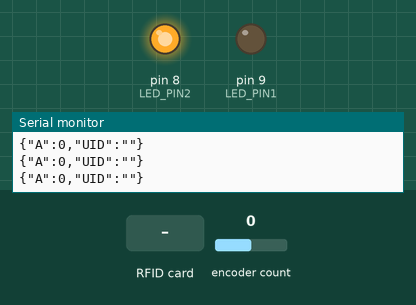
This sketch was run on a simulated Arduino Uno, built with avr-gcc and run on an emulated ATmega328P. On the bench: output pins drawn as LEDs (lit = HIGH), the last lines printed to the serial monitor. The test bench sets the inputs (shaded band); at power-on: encoder count 0. Pins used as bus, display or sensor lines are not drawn.

Above: at 1.2 s.
1.3 s: encoder count set to 1
At 2.0 s:
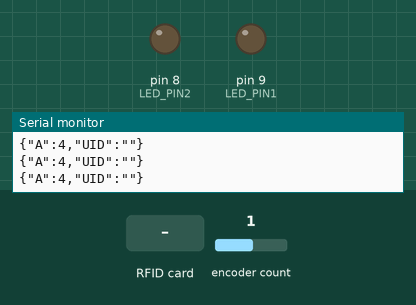
2.8 s: RFID card 5E 7A 19 C4 held to the reader
At 3.3 s:
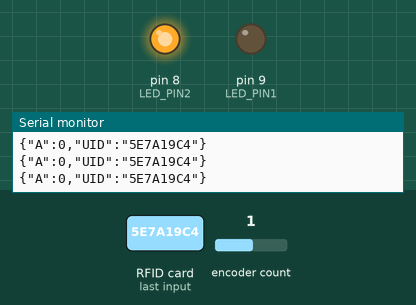
4.3 s: encoder count set to 2
At 5.3 s:
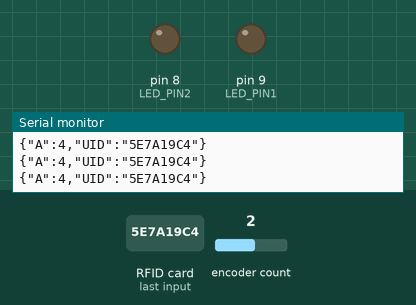
Timing chart, 0 to 7.3 s (numbered marks = the images above; inputs shaded):
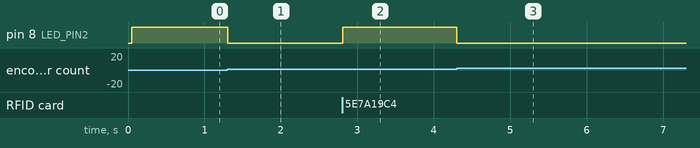

The sketch:

finalrfidreset.ino
```cpp
#include <Arduino.h>
#include <Encoder.h>
#include <EEPROM.h>
#include <SPI.h>
#include <MFRC522.h>
#include <ArduinoJson.h>

#define LED_PIN1 9
#define LED_PIN2 8
#define ENCODER_A_PIN 2
#define ENCODER_B_PIN 3
#define SS_PIN 10
#define RST_PIN 5

Encoder encoder(ENCODER_A_PIN, ENCODER_B_PIN);
MFRC522 rfid(SS_PIN, RST_PIN);

long position = 0;
long A = 0;
String uidString;
String number;
String preUid;
const long minEncoderValue = 0;
const long maxEncoderValue = 200;

const int maxNumberCount = 10;
String numberArray[maxNumberCount];
int numberCount = 0;

void setup() {
  Serial.begin(115200);
  SPI.begin();
  rfid.PCD_Init();
  pinMode(LED_PIN1, OUTPUT);
  pinMode(LED_PIN2, OUTPUT);
}

void loop() {
  DynamicJsonDocument jsonDoc(128);

  long newPosition = encoder.read();
  if (newPosition < minEncoderValue) {
    newPosition = minEncoderValue;
  } else if (newPosition > maxEncoderValue) {
    newPosition = maxEncoderValue;
  }
  long positionChange = newPosition - position;
  if (positionChange > 0 || position >= -positionChange) {
    position = newPosition;
  }
  A = position;

  jsonDoc["A"] = A;
  if (A == maxEncoderValue) {
    digitalWrite(LED_PIN1, HIGH);
  } else if (A == minEncoderValue) {
    digitalWrite(LED_PIN2, HIGH);
  } else {
    digitalWrite(LED_PIN1, LOW);
    digitalWrite(LED_PIN2, LOW);
  }

  // Your existing code...

  if (rfid.PICC_IsNewCardPresent()) {
    if (rfid.PICC_ReadCardSerial()) {
      String uidString = "";
      for (int i = 0; i < rfid.uid.size; i++) {
        char buffer[3];
        sprintf(buffer, "%02X", rfid.uid.uidByte[i]);
        uidString += buffer;
      }

      number = uidString;
      preUid = uidString;

      // Reset encoder data when a new card is detected
      resetEncoderData();

      // Store number in the array if it's not already in the array
      if (!isNumberInArray(number)) {
        if (numberCount < maxNumberCount) {
          numberArray[numberCount] = number;
          numberCount++;
        }
      }

      jsonDoc["UID"] = uidString;
      rfid.PICC_HaltA();
      rfid.PCD_StopCrypto1();
    } else {
      jsonDoc["UID"] = uidString;
    }
  }

  jsonDoc["UID"] = number;
  String jsonString;
  serializeJson(jsonDoc, jsonString);
  Serial.println(jsonString);
}

bool isNumberInArray(const String &num) {
  for (int i = 0; i < numberCount; i++) {
    if (numberArray[i] == num) {
      return true;
    }
  }
  return false;
}

void resetEncoderData() {
  encoder.write(0);  // Reset encoder position to 0
  position = 0;
}
```

Measured:
- after the input at 1.3 s, pin 8 (LED_PIN2): HIGH → LOW at once
- after the input at 2.8 s, pin 8 (LED_PIN2): LOW → HIGH at once
- after the input at 4.3 s, pin 8 (LED_PIN2): HIGH → LOW at once
